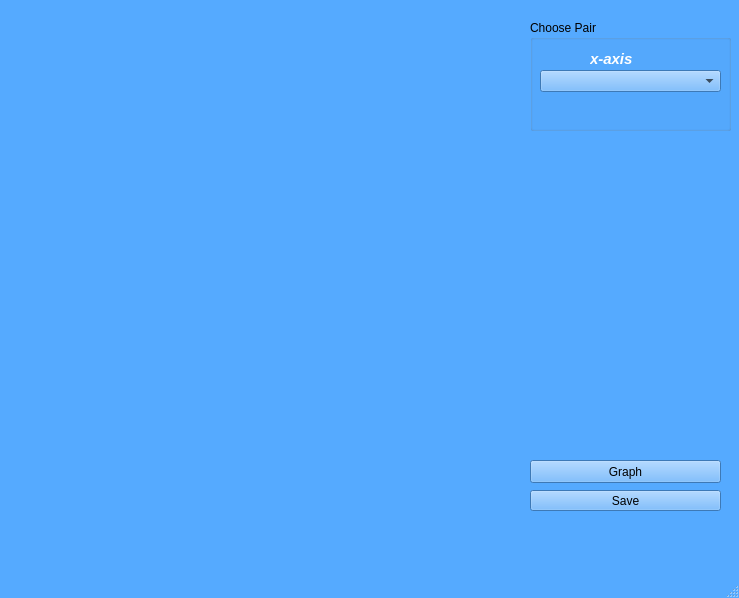
<?xml version="1.0" encoding="UTF-8"?>
<ui version="4.0">
 <class>MainWindow</class>
 <widget class="QMainWindow" name="MainWindow">
  <property name="geometry">
   <rect>
    <x>0</x>
    <y>0</y>
    <width>739</width>
    <height>598</height>
   </rect>
  </property>
  <property name="palette">
   <palette>
    <active>
     <colorrole role="WindowText">
      <brush brushstyle="SolidPattern">
       <color alpha="255">
        <red>0</red>
        <green>0</green>
        <blue>0</blue>
       </color>
      </brush>
     </colorrole>
     <colorrole role="Button">
      <brush brushstyle="SolidPattern">
       <color alpha="255">
        <red>85</red>
        <green>170</green>
        <blue>255</blue>
       </color>
      </brush>
     </colorrole>
     <colorrole role="Light">
      <brush brushstyle="SolidPattern">
       <color alpha="255">
        <red>213</red>
        <green>234</green>
        <blue>255</blue>
       </color>
      </brush>
     </colorrole>
     <colorrole role="Midlight">
      <brush brushstyle="SolidPattern">
       <color alpha="255">
        <red>149</red>
        <green>202</green>
        <blue>255</blue>
       </color>
      </brush>
     </colorrole>
     <colorrole role="Dark">
      <brush brushstyle="SolidPattern">
       <color alpha="255">
        <red>42</red>
        <green>85</green>
        <blue>127</blue>
       </color>
      </brush>
     </colorrole>
     <colorrole role="Mid">
      <brush brushstyle="SolidPattern">
       <color alpha="255">
        <red>56</red>
        <green>113</green>
        <blue>170</blue>
       </color>
      </brush>
     </colorrole>
     <colorrole role="Text">
      <brush brushstyle="SolidPattern">
       <color alpha="255">
        <red>0</red>
        <green>0</green>
        <blue>0</blue>
       </color>
      </brush>
     </colorrole>
     <colorrole role="BrightText">
      <brush brushstyle="SolidPattern">
       <color alpha="255">
        <red>255</red>
        <green>255</green>
        <blue>255</blue>
       </color>
      </brush>
     </colorrole>
     <colorrole role="ButtonText">
      <brush brushstyle="SolidPattern">
       <color alpha="255">
        <red>0</red>
        <green>0</green>
        <blue>0</blue>
       </color>
      </brush>
     </colorrole>
     <colorrole role="Base">
      <brush brushstyle="SolidPattern">
       <color alpha="255">
        <red>255</red>
        <green>255</green>
        <blue>255</blue>
       </color>
      </brush>
     </colorrole>
     <colorrole role="Window">
      <brush brushstyle="SolidPattern">
       <color alpha="255">
        <red>85</red>
        <green>170</green>
        <blue>255</blue>
       </color>
      </brush>
     </colorrole>
     <colorrole role="Shadow">
      <brush brushstyle="SolidPattern">
       <color alpha="255">
        <red>0</red>
        <green>0</green>
        <blue>0</blue>
       </color>
      </brush>
     </colorrole>
     <colorrole role="AlternateBase">
      <brush brushstyle="SolidPattern">
       <color alpha="255">
        <red>170</red>
        <green>212</green>
        <blue>255</blue>
       </color>
      </brush>
     </colorrole>
     <colorrole role="ToolTipBase">
      <brush brushstyle="SolidPattern">
       <color alpha="255">
        <red>255</red>
        <green>255</green>
        <blue>220</blue>
       </color>
      </brush>
     </colorrole>
     <colorrole role="ToolTipText">
      <brush brushstyle="SolidPattern">
       <color alpha="255">
        <red>0</red>
        <green>0</green>
        <blue>0</blue>
       </color>
      </brush>
     </colorrole>
    </active>
    <inactive>
     <colorrole role="WindowText">
      <brush brushstyle="SolidPattern">
       <color alpha="255">
        <red>0</red>
        <green>0</green>
        <blue>0</blue>
       </color>
      </brush>
     </colorrole>
     <colorrole role="Button">
      <brush brushstyle="SolidPattern">
       <color alpha="255">
        <red>85</red>
        <green>170</green>
        <blue>255</blue>
       </color>
      </brush>
     </colorrole>
     <colorrole role="Light">
      <brush brushstyle="SolidPattern">
       <color alpha="255">
        <red>213</red>
        <green>234</green>
        <blue>255</blue>
       </color>
      </brush>
     </colorrole>
     <colorrole role="Midlight">
      <brush brushstyle="SolidPattern">
       <color alpha="255">
        <red>149</red>
        <green>202</green>
        <blue>255</blue>
       </color>
      </brush>
     </colorrole>
     <colorrole role="Dark">
      <brush brushstyle="SolidPattern">
       <color alpha="255">
        <red>42</red>
        <green>85</green>
        <blue>127</blue>
       </color>
      </brush>
     </colorrole>
     <colorrole role="Mid">
      <brush brushstyle="SolidPattern">
       <color alpha="255">
        <red>56</red>
        <green>113</green>
        <blue>170</blue>
       </color>
      </brush>
     </colorrole>
     <colorrole role="Text">
      <brush brushstyle="SolidPattern">
       <color alpha="255">
        <red>0</red>
        <green>0</green>
        <blue>0</blue>
       </color>
      </brush>
     </colorrole>
     <colorrole role="BrightText">
      <brush brushstyle="SolidPattern">
       <color alpha="255">
        <red>255</red>
        <green>255</green>
        <blue>255</blue>
       </color>
      </brush>
     </colorrole>
     <colorrole role="ButtonText">
      <brush brushstyle="SolidPattern">
       <color alpha="255">
        <red>0</red>
        <green>0</green>
        <blue>0</blue>
       </color>
      </brush>
     </colorrole>
     <colorrole role="Base">
      <brush brushstyle="SolidPattern">
       <color alpha="255">
        <red>255</red>
        <green>255</green>
        <blue>255</blue>
       </color>
      </brush>
     </colorrole>
     <colorrole role="Window">
      <brush brushstyle="SolidPattern">
       <color alpha="255">
        <red>85</red>
        <green>170</green>
        <blue>255</blue>
       </color>
      </brush>
     </colorrole>
     <colorrole role="Shadow">
      <brush brushstyle="SolidPattern">
       <color alpha="255">
        <red>0</red>
        <green>0</green>
        <blue>0</blue>
       </color>
      </brush>
     </colorrole>
     <colorrole role="AlternateBase">
      <brush brushstyle="SolidPattern">
       <color alpha="255">
        <red>170</red>
        <green>212</green>
        <blue>255</blue>
       </color>
      </brush>
     </colorrole>
     <colorrole role="ToolTipBase">
      <brush brushstyle="SolidPattern">
       <color alpha="255">
        <red>255</red>
        <green>255</green>
        <blue>220</blue>
       </color>
      </brush>
     </colorrole>
     <colorrole role="ToolTipText">
      <brush brushstyle="SolidPattern">
       <color alpha="255">
        <red>0</red>
        <green>0</green>
        <blue>0</blue>
       </color>
      </brush>
     </colorrole>
    </inactive>
    <disabled>
     <colorrole role="WindowText">
      <brush brushstyle="SolidPattern">
       <color alpha="255">
        <red>42</red>
        <green>85</green>
        <blue>127</blue>
       </color>
      </brush>
     </colorrole>
     <colorrole role="Button">
      <brush brushstyle="SolidPattern">
       <color alpha="255">
        <red>85</red>
        <green>170</green>
        <blue>255</blue>
       </color>
      </brush>
     </colorrole>
     <colorrole role="Light">
      <brush brushstyle="SolidPattern">
       <color alpha="255">
        <red>213</red>
        <green>234</green>
        <blue>255</blue>
       </color>
      </brush>
     </colorrole>
     <colorrole role="Midlight">
      <brush brushstyle="SolidPattern">
       <color alpha="255">
        <red>149</red>
        <green>202</green>
        <blue>255</blue>
       </color>
      </brush>
     </colorrole>
     <colorrole role="Dark">
      <brush brushstyle="SolidPattern">
       <color alpha="255">
        <red>42</red>
        <green>85</green>
        <blue>127</blue>
       </color>
      </brush>
     </colorrole>
     <colorrole role="Mid">
      <brush brushstyle="SolidPattern">
       <color alpha="255">
        <red>56</red>
        <green>113</green>
        <blue>170</blue>
       </color>
      </brush>
     </colorrole>
     <colorrole role="Text">
      <brush brushstyle="SolidPattern">
       <color alpha="255">
        <red>42</red>
        <green>85</green>
        <blue>127</blue>
       </color>
      </brush>
     </colorrole>
     <colorrole role="BrightText">
      <brush brushstyle="SolidPattern">
       <color alpha="255">
        <red>255</red>
        <green>255</green>
        <blue>255</blue>
       </color>
      </brush>
     </colorrole>
     <colorrole role="ButtonText">
      <brush brushstyle="SolidPattern">
       <color alpha="255">
        <red>42</red>
        <green>85</green>
        <blue>127</blue>
       </color>
      </brush>
     </colorrole>
     <colorrole role="Base">
      <brush brushstyle="SolidPattern">
       <color alpha="255">
        <red>85</red>
        <green>170</green>
        <blue>255</blue>
       </color>
      </brush>
     </colorrole>
     <colorrole role="Window">
      <brush brushstyle="SolidPattern">
       <color alpha="255">
        <red>85</red>
        <green>170</green>
        <blue>255</blue>
       </color>
      </brush>
     </colorrole>
     <colorrole role="Shadow">
      <brush brushstyle="SolidPattern">
       <color alpha="255">
        <red>0</red>
        <green>0</green>
        <blue>0</blue>
       </color>
      </brush>
     </colorrole>
     <colorrole role="AlternateBase">
      <brush brushstyle="SolidPattern">
       <color alpha="255">
        <red>85</red>
        <green>170</green>
        <blue>255</blue>
       </color>
      </brush>
     </colorrole>
     <colorrole role="ToolTipBase">
      <brush brushstyle="SolidPattern">
       <color alpha="255">
        <red>255</red>
        <green>255</green>
        <blue>220</blue>
       </color>
      </brush>
     </colorrole>
     <colorrole role="ToolTipText">
      <brush brushstyle="SolidPattern">
       <color alpha="255">
        <red>0</red>
        <green>0</green>
        <blue>0</blue>
       </color>
      </brush>
     </colorrole>
    </disabled>
   </palette>
  </property>
  <property name="windowTitle">
   <string>MainWindow</string>
  </property>
  <widget class="QWidget" name="centralwidget">
   <widget class="QGroupBox" name="x_fields">
    <property name="geometry">
     <rect>
      <x>530</x>
      <y>20</y>
      <width>201</width>
      <height>111</height>
     </rect>
    </property>
    <property name="title">
     <string>Choose Pair</string>
    </property>
    <widget class="QComboBox" name="x">
     <property name="geometry">
      <rect>
       <x>10</x>
       <y>50</y>
       <width>181</width>
       <height>22</height>
      </rect>
     </property>
    </widget>
    <widget class="QLabel" name="label">
     <property name="geometry">
      <rect>
       <x>60</x>
       <y>30</y>
       <width>61</width>
       <height>16</height>
      </rect>
     </property>
     <property name="text">
      <string>&lt;html&gt;&lt;head/&gt;&lt;body&gt;&lt;p&gt;&lt;span style=&quot; font-size:11pt; font-weight:600; font-style:italic; color:#ffffff;&quot;&gt;x-axis&lt;/span&gt;&lt;/p&gt;&lt;/body&gt;&lt;/html&gt;</string>
     </property>
    </widget>
   </widget>
   <widget class="QPushButton" name="graph">
    <property name="geometry">
     <rect>
      <x>530</x>
      <y>460</y>
      <width>191</width>
      <height>23</height>
     </rect>
    </property>
    <property name="text">
     <string>Graph</string>
    </property>
   </widget>
   <widget class="QWidget" name="plot_widget" native="true">
    <property name="geometry">
     <rect>
      <x>20</x>
      <y>30</y>
      <width>481</width>
      <height>481</height>
     </rect>
    </property>
   </widget>
   <widget class="QPushButton" name="save">
    <property name="geometry">
     <rect>
      <x>530</x>
      <y>490</y>
      <width>191</width>
      <height>21</height>
     </rect>
    </property>
    <property name="text">
     <string>Save</string>
    </property>
   </widget>
  </widget>
  <widget class="QMenuBar" name="menubar">
   <property name="geometry">
    <rect>
     <x>0</x>
     <y>0</y>
     <width>739</width>
     <height>21</height>
    </rect>
   </property>
  </widget>
  <widget class="QStatusBar" name="statusbar"/>
 </widget>
 <resources/>
 <connections/>
</ui>
